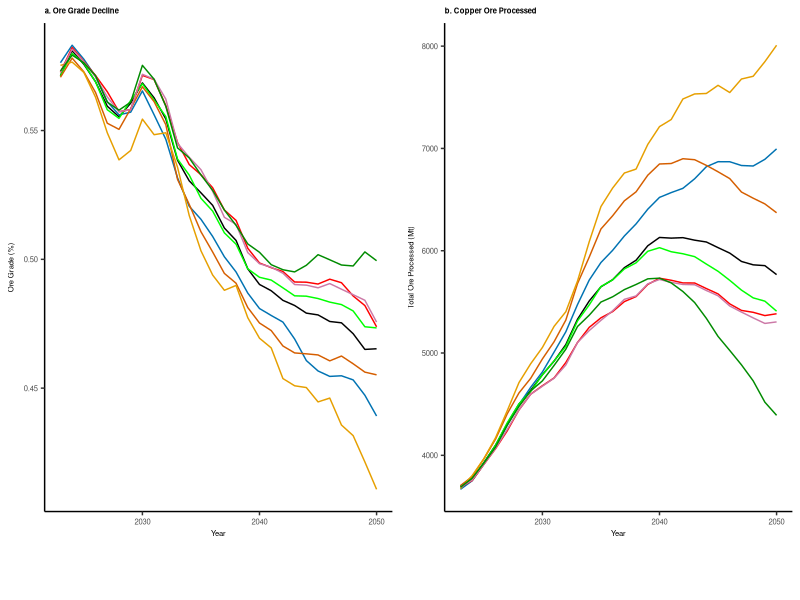

Reproduce this figure in R.
library(tidyverse)
library(readxl)
library(cowplot)

Results_Reference <- read_excel("Results/Results_S1.xlsx")
Results_OtherLow <- read_excel("Results/Results_S2.xlsx")
Results_Enhanced_Recycling <- read_excel("Results/Results_S3.xlsx")
Results_High_Cap <- read_excel("Results/Results_S4.xlsx")
Results_High_Cap_otherLow <- read_excel("Results/Results_S5.xlsx")
Results_Low_Cap <- read_excel("Results/Results_S6.xlsx")
Results_Low_Cap_med_rec  <- read_excel("Results/Results_S7.xlsx")
Results_Aggressive_Recycling  <- read_excel("Results/Results_S8.xlsx")


All_Results <- bind_rows(
  Results_Reference|> mutate(Scenario = "(1) Reference", EDB = "Yes"),
  Results_OtherLow|> mutate(Scenario = "(2) Other Sectors Low Recycling", EDB = "Yes"),
  Results_Enhanced_Recycling |> mutate(Scenario = "(3) LIB Enhanced Recycling", EDB = "Yes"),
  Results_High_Cap |> mutate(Scenario = "(4) High Capacity LIB", EDB = "Yes"),
  Results_Low_Cap|> mutate(Scenario = "(6) Low Capacity LIB", EDB = "Yes"),
  Results_High_Cap_otherLow |> mutate(Scenario = "(5) High Cap LIB, Other Sectors Low Recycling", EDB = "Yes"),
  Results_Low_Cap_med_rec |> mutate(Scenario = "(7) LIB Recycling Medium, Small Capacity LIB", EDB = "Yes"),
  Results_Aggressive_Recycling |> mutate(Scenario ="(8) Aggressive Recycling", EDB="Yes")
)

All_Results <- All_Results |> filter(t<2051)

All_Results$Scenario <- factor(All_Results$Scenario, levels = c(
  "(1) Reference",
  "(2) Other Sectors Low Recycling",
  "(3) LIB Enhanced Recycling",
  "(4) High Capacity LIB",
  "(5) High Cap LIB, Other Sectors Low Recycling",
  "(6) Low Capacity LIB",
  "(7) LIB Recycling Medium, Small Capacity LIB",
  "(8) Aggressive Recycling"
))

# Plot
Ore <- ggplot(All_Results, aes(x = t, y = sum_ore, color = Scenario)) +
  geom_line(size = 0.5) +
  labs(
    x = "Year", y = "Total Ore Processed (Mt)",
    color = "Scenario", linetype = "EDB"
  ) +
  theme_classic()+
  theme(legend.position = "bottom",
    legend.box = "horizontal",
    legend.title = element_blank(),
    legend.key.size = unit(0.3, "cm"),
    axis.text = element_text(size = 5.5, family = "sans"),
    axis.title = element_text(size = 5.5),
    legend.text = element_text(size = 5.5))  +
  scale_color_manual(values = c(
    "(1) Reference" = "#000000",
    "(2) Other Sectors Low Recycling" = "#0072B2",
    "(3) LIB Enhanced Recycling" = "green",
    "(4) High Capacity LIB" = "#D55E00",
    "(5) High Cap LIB, Other Sectors Low Recycling" = "#E69F00",
    "(6) Low Capacity LIB" = "red",
    "(7) LIB Recycling Medium, Small Capacity LIB" = "#CC79A7",
    "(8) Aggressive Recycling"= "green4"
  ))


# Plot
Grade=ggplot(All_Results, aes(x = t, y = Avg_Grade, color = Scenario)) +
  geom_line(size = 0.5) +
  labs(
    x = "Year", y = "Ore Grade (%)",
    color = "Scenario", linetype = "EDB"
  ) +
  theme_classic()+
  theme(legend.position = "none",
    axis.text = element_text(size = 5.5, family = "sans"),
    axis.title = element_text(size = 5.5)
    ) +
  scale_color_manual(values = c(
    "(1) Reference" = "#000000",
    "(2) Other Sectors Low Recycling" = "#0072B2",
    "(3) LIB Enhanced Recycling" = "green",
    "(4) High Capacity LIB" = "#D55E00",
    "(5) High Cap LIB, Other Sectors Low Recycling" = "#E69F00",
    "(6) Low Capacity LIB" = "red",
    "(7) LIB Recycling Medium, Small Capacity LIB" = "#CC79A7",
    "(8) Aggressive Recycling"= "green4"
  ))










library(cowplot)



color_values <- c(
  "(1) Reference" = "#000000",
  "(2) Other Sectors Low Recycling" = "#0072B2",
  "(3) LIB Enhanced Recycling" = "green",
  "(4) High Capacity LIB" = "#D55E00",
  "(5) High Cap LIB, Other Sectors Low Recycling" = "#E69F00",
  "(6) Low Capacity LIB" = "red",
  "(7) LIB Recycling Medium, Small Capacity LIB" = "#CC79A7",
  "(8) Aggressive Recycling" = "green4"
)

All_Results$Scenario <- factor(All_Results$Scenario, levels = names(color_values))

# Plot 1: Ore
Ore <- ggplot(All_Results, aes(x = t, y = sum_ore, color = Scenario)) +
  geom_line(size = 0.5) +
  labs(title = "b. Copper Ore Processed", x = "Year", y = "Total Ore Processed (Mt)", color = "Scenario") +
  scale_color_manual(values = color_values) +
  theme_classic() +
  theme(
    legend.position = "bottom",
    legend.title = element_blank(),
    axis.text = element_text(size = 5.5, family = "sans"),
    axis.title = element_text(size = 5.5),
    legend.text = element_text(size = 5.5),
    legend.key.size = unit(0.3, "cm"),
    plot.title = element_text(size = 5.5, hjust = 0, face = "bold", family = "sans")
  )

# Plot 2: Grade
Grade <- ggplot(All_Results, aes(x = t, y = Avg_Grade, color = Scenario)) +
  geom_line(size = 0.5) +
  labs(title = "a. Ore Grade Decline", x = "Year", y = "Ore Grade (%)", color = "Scenario") +
  scale_color_manual(values = color_values) +
  theme_classic() +
  theme(
    legend.position = "bottom",
    legend.title = element_blank(),
    axis.text = element_text(size = 5.5, family = "sans"),
    axis.title = element_text(size = 5.5),
    legend.text = element_text(size = 5.5),
    legend.key.size = unit(0.3, "cm"),
    plot.title = element_text(size = 5.5, hjust = 0, face = "bold", family = "sans")
  )

Ore_clean <- Ore + theme(legend.position = "none")
Grade_clean <- Grade + theme(legend.position = "none")

# Extract a single shared legend from one plot

legend <- get_legend(Ore + theme(legend.position = "bottom"))

# Combine the plots with patchwork and cowplot
final_plot <- plot_grid(
  Grade_clean, Ore_clean, nrow = 1, align = "hv", rel_widths = c(1, 1), labels = NULL
)

# Add the shared legend below
final_plot <- plot_grid(final_plot, legend, ncol = 1, rel_heights = c(1, 0.1))




final_plot



